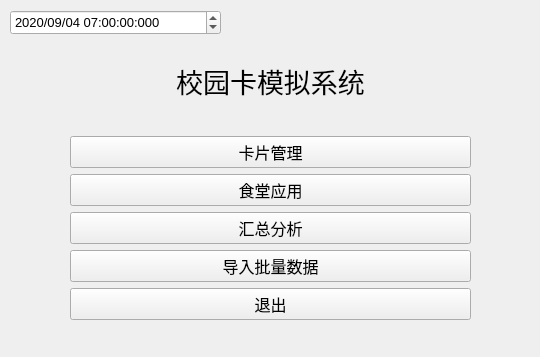
<?xml version="1.0" encoding="UTF-8"?>
<ui version="4.0">
 <class>CampusCard</class>
 <widget class="QWidget" name="CampusCard">
  <property name="geometry">
   <rect>
    <x>0</x>
    <y>0</y>
    <width>540</width>
    <height>357</height>
   </rect>
  </property>
  <property name="minimumSize">
   <size>
    <width>540</width>
    <height>357</height>
   </size>
  </property>
  <property name="maximumSize">
   <size>
    <width>540</width>
    <height>357</height>
   </size>
  </property>
  <property name="windowTitle">
   <string>CampusCard</string>
  </property>
  <widget class="QLabel" name="label">
   <property name="geometry">
    <rect>
     <x>110</x>
     <y>30</y>
     <width>321</width>
     <height>101</height>
    </rect>
   </property>
   <property name="font">
    <font>
     <family>仿宋</family>
     <pointsize>20</pointsize>
    </font>
   </property>
   <property name="text">
    <string>校园卡模拟系统</string>
   </property>
   <property name="alignment">
    <set>Qt::AlignCenter</set>
   </property>
  </widget>
  <widget class="QWidget" name="verticalLayoutWidget">
   <property name="geometry">
    <rect>
     <x>60</x>
     <y>130</y>
     <width>421</width>
     <height>201</height>
    </rect>
   </property>
   <layout class="QVBoxLayout" name="verticalLayout">
    <property name="spacing">
     <number>0</number>
    </property>
    <property name="leftMargin">
     <number>10</number>
    </property>
    <property name="topMargin">
     <number>0</number>
    </property>
    <property name="rightMargin">
     <number>10</number>
    </property>
    <item>
     <widget class="QPushButton" name="CardControl">
      <property name="font">
       <font>
        <family>Arial</family>
        <pointsize>12</pointsize>
       </font>
      </property>
      <property name="text">
       <string>卡片管理</string>
      </property>
     </widget>
    </item>
    <item>
     <widget class="QPushButton" name="CanteenApp">
      <property name="font">
       <font>
        <family>Arial</family>
        <pointsize>12</pointsize>
       </font>
      </property>
      <property name="text">
       <string>食堂应用</string>
      </property>
     </widget>
    </item>
    <item>
     <widget class="QPushButton" name="Summary">
      <property name="font">
       <font>
        <family>Arial</family>
        <pointsize>12</pointsize>
       </font>
      </property>
      <property name="text">
       <string>汇总分析</string>
      </property>
     </widget>
    </item>
    <item>
     <widget class="QPushButton" name="inputAllBtn">
      <property name="font">
       <font>
        <family>Arial</family>
        <pointsize>12</pointsize>
       </font>
      </property>
      <property name="text">
       <string>导入批量数据</string>
      </property>
     </widget>
    </item>
    <item>
     <widget class="QPushButton" name="quit">
      <property name="font">
       <font>
        <family>Arial</family>
        <pointsize>12</pointsize>
       </font>
      </property>
      <property name="text">
       <string>退出</string>
      </property>
     </widget>
    </item>
   </layout>
  </widget>
  <widget class="QDateTimeEdit" name="dateTimeEdit">
   <property name="geometry">
    <rect>
     <x>10</x>
     <y>10</y>
     <width>211</width>
     <height>25</height>
    </rect>
   </property>
   <property name="font">
    <font>
     <family>Arial</family>
     <pointsize>10</pointsize>
    </font>
   </property>
   <property name="buttonSymbols">
    <enum>QAbstractSpinBox::UpDownArrows</enum>
   </property>
   <property name="dateTime">
    <datetime>
     <hour>7</hour>
     <minute>0</minute>
     <second>0</second>
     <year>2020</year>
     <month>9</month>
     <day>4</day>
    </datetime>
   </property>
   <property name="currentSection">
    <enum>QDateTimeEdit::YearSection</enum>
   </property>
   <property name="displayFormat">
    <string>yyyy/MM/dd hh:mm:ss:zzz</string>
   </property>
  </widget>
 </widget>
 <resources/>
 <connections/>
</ui>
